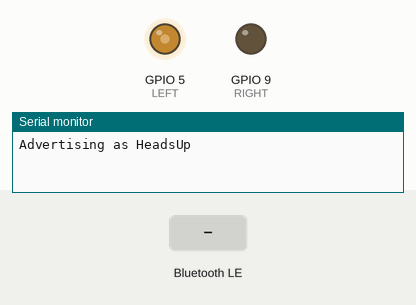
A sketch run on a simulated ESP32. On the bench: output pins drawn as LEDs (lit = HIGH), the last lines printed to the serial monitor. The inputs (shaded band) are chosen by the test bench. Nothing arrives over Bluetooth unless stated; a phone connects over Bluetooth LE 3 s after start.

Above: at 0.1 s.
At 2.1 s:
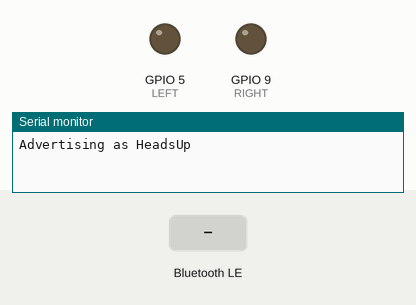
2.2 s: Bluetooth LE write "200" received
At 2.5 s:
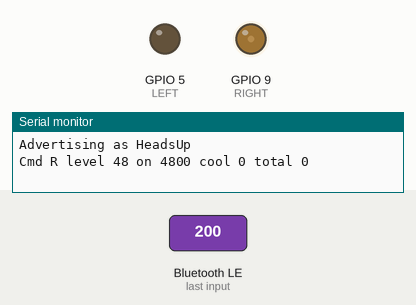
Timing chart, 0 to 8.5 s (numbered marks = the images above; inputs shaded):
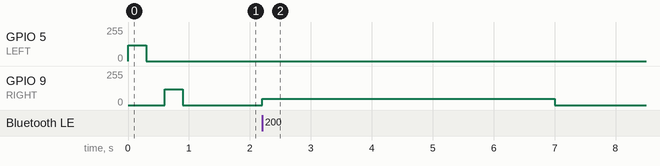

The sketch:

esp_bluetooth.ino
```cpp
#include <BLEDevice.h>
#include <BLEServer.h>
#include <BLEUtils.h>

const int RIGHT = D10;
const int LEFT  = D4;

#define SERVICE_UUID "6e400001-b5a3-f393-e0a9-e50e24dcca9e"
#define CHAR_UUID    "6e400002-b5a3-f393-e0a9-e50e24dcca9e"

struct Side {
  int pin;
  int level;
  unsigned long onMs, coolMs, endAt, phaseEnd;
  bool on, active;
};

Side left  = {LEFT,  0, 0, 0, 0, 0, false, false};
Side right = {RIGHT, 0, 0, 0, 0, 0, false, false};

void stopSide(Side &s) {
  analogWrite(s.pin, 0);
  s.active = false;
  s.on = false;
}

void startSide(Side &s, int level, unsigned long onMs, unsigned long coolMs, unsigned long totalMs) {
  level = constrain(level, 0, 255);
  if (level == 0) { stopSide(s); return; }
  if (onMs == 0) onMs = 500;
  if (onMs > 5000) onMs = 5000;
  if (coolMs > 5000) coolMs = 5000;
  if (totalMs > 60000) totalMs = 60000;

  unsigned long now = millis();
  s.level = level;
  s.onMs = onMs;
  s.coolMs = coolMs;
  s.on = true;
  s.active = true;
  s.phaseEnd = now + onMs;
  s.endAt = (coolMs == 0 || totalMs == 0) ? now + onMs : now + totalMs;
  analogWrite(s.pin, level);
}

void updateSide(Side &s) {
  if (!s.active) return;
  unsigned long now = millis();
  if (now >= s.endAt) { stopSide(s); return; }
  if (now >= s.phaseEnd) {
    if (s.on) {
      analogWrite(s.pin, 0);
      s.on = false;
      s.phaseEnd = now + s.coolMs;
    } else {
      analogWrite(s.pin, s.level);
      s.on = true;
      s.phaseEnd = now + s.onMs;
    }
  }
}

void command(char side, int level, unsigned long onMs, unsigned long coolMs, unsigned long totalMs) {
  Serial.printf("Cmd %c level %d on %lu cool %lu total %lu\n", side, level, onMs, coolMs, totalMs);
  if (side == 'L') startSide(left, level, onMs, coolMs, totalMs);
  if (side == 'R') startSide(right, level, onMs, coolMs, totalMs);
}

class BuzzCallbacks : public BLECharacteristicCallbacks {
  void onWrite(BLECharacteristic *c) override {
    uint8_t *d = c->getData();
    size_t n = c->getLength();
    if (n == 0) return;

    // Text: "R,level,on,cooldown,total" in ms, e.g. "R,200,300,200,3000"
    if (d[0] == 'L' || d[0] == 'R' || d[0] == 'l' || d[0] == 'r') {
      char buf[48];
      size_t len = n < sizeof(buf) - 1 ? n : sizeof(buf) - 1;
      memcpy(buf, d, len);
      buf[len] = 0;
      char side = toupper(buf[0]);
      int level = 200;
      unsigned long onMs = 500, coolMs = 0, totalMs = 0;
      if (buf[1] == ',') {
        sscanf(buf + 2, "%d,%lu,%lu,%lu", &level, &onMs, &coolMs, &totalMs);
      }
      command(side, level, onMs, coolMs, totalMs);
      return;
    }

    // Binary: [side 0/1][level][on ×100ms] and optional [cooldown ×100ms][total ×100ms]
    if (n >= 3) {
      char side = d[0] == 0 ? 'L' : 'R';
      unsigned long coolMs = n >= 5 ? d[3] * 100UL : 0;
      unsigned long totalMs = n >= 5 ? d[4] * 100UL : 0;
      command(side, d[1], d[2] * 100UL, coolMs, totalMs);
    }
  }
};

class ServerCallbacks : public BLEServerCallbacks {
  void onConnect(BLEServer *s) override { Serial.println("Connected"); }
  void onDisconnect(BLEServer *s) override {
    Serial.println("Disconnected, advertising again");
    BLEDevice::startAdvertising();
  }
};

void startupBuzz() {
  const int GENTLE = 120;
  analogWrite(LEFT, GENTLE);  delay(300);  analogWrite(LEFT, 0);  delay(300);
  analogWrite(RIGHT, GENTLE); delay(300);  analogWrite(RIGHT, 0);
}

void setup() {
  Serial.begin(115200);
  pinMode(RIGHT, OUTPUT);
  pinMode(LEFT, OUTPUT);
  digitalWrite(RIGHT, LOW);
  digitalWrite(LEFT, LOW);

  BLEDevice::init("HeadsUp");
  BLEServer *server = BLEDevice::createServer();
  server->setCallbacks(new ServerCallbacks());
  BLEService *service = server->createService(SERVICE_UUID);
  BLECharacteristic *ch = service->createCharacteristic(
    CHAR_UUID,
    BLECharacteristic::PROPERTY_WRITE | BLECharacteristic::PROPERTY_WRITE_NR);
  ch->setCallbacks(new BuzzCallbacks());
  service->start();
  BLEAdvertising *adv = BLEDevice::getAdvertising();
  adv->addServiceUUID(SERVICE_UUID);
  adv->start();
  Serial.println("Advertising as HeadsUp");
  startupBuzz();
}

void loop() {
  updateSide(left);
  updateSide(right);
}
```

Measured:
- after the input at 2.2 s, GPIO 9 (RIGHT): 0/255 → 48/255 at once, → 0/255 4.8 s later
